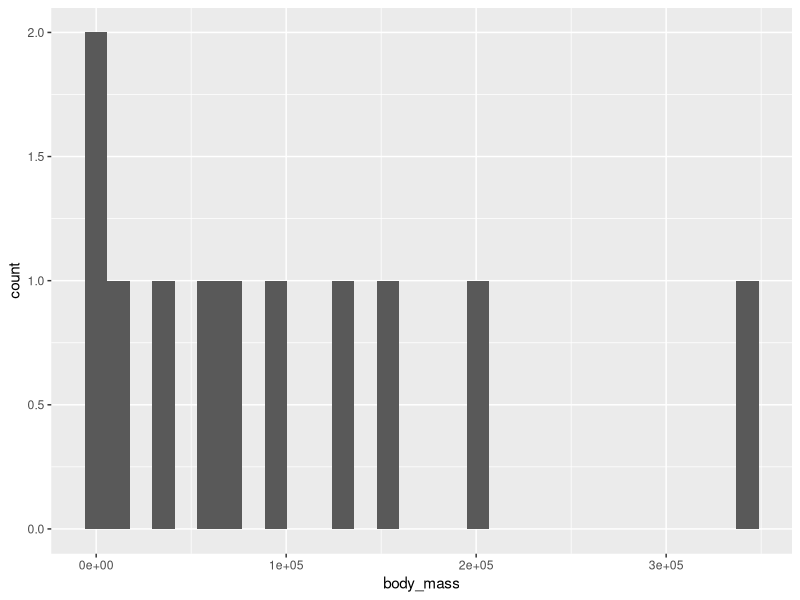
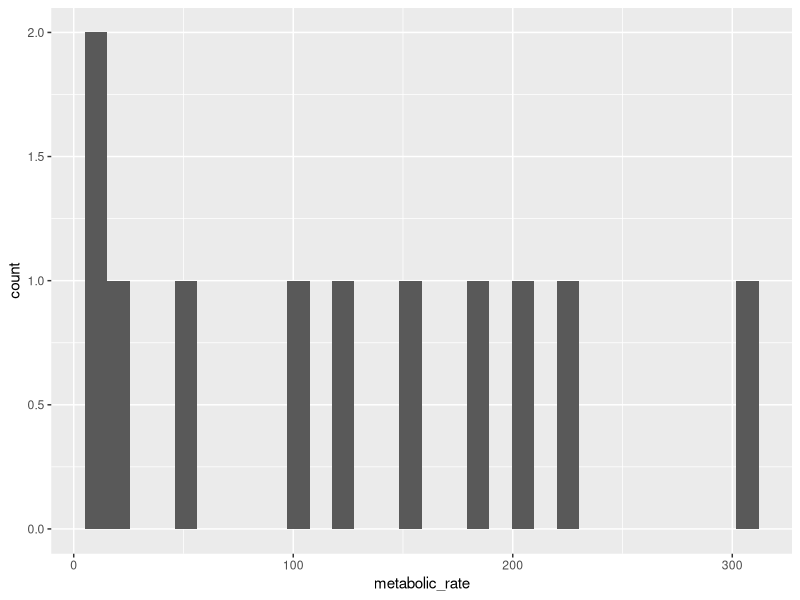
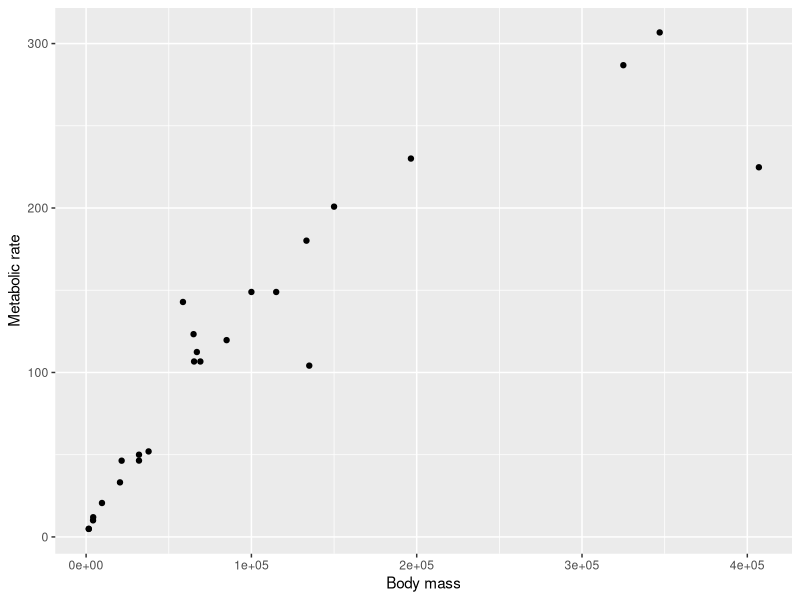
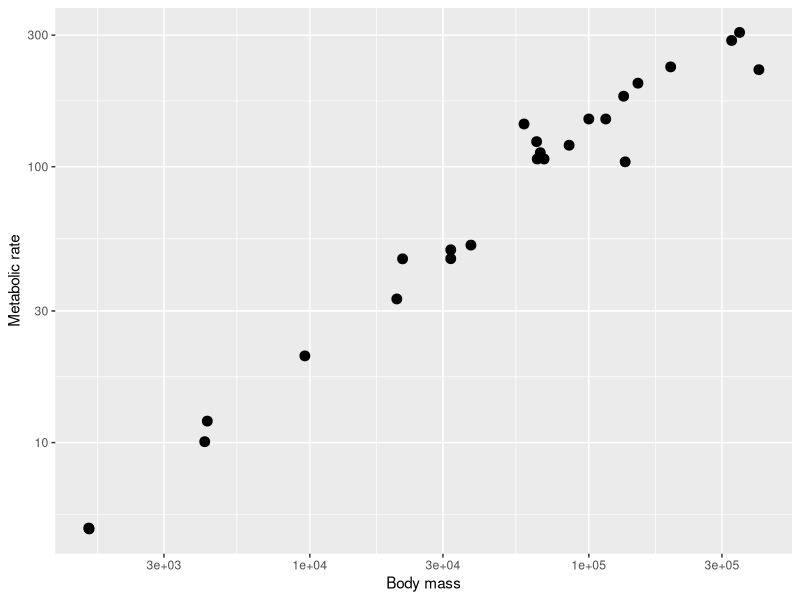
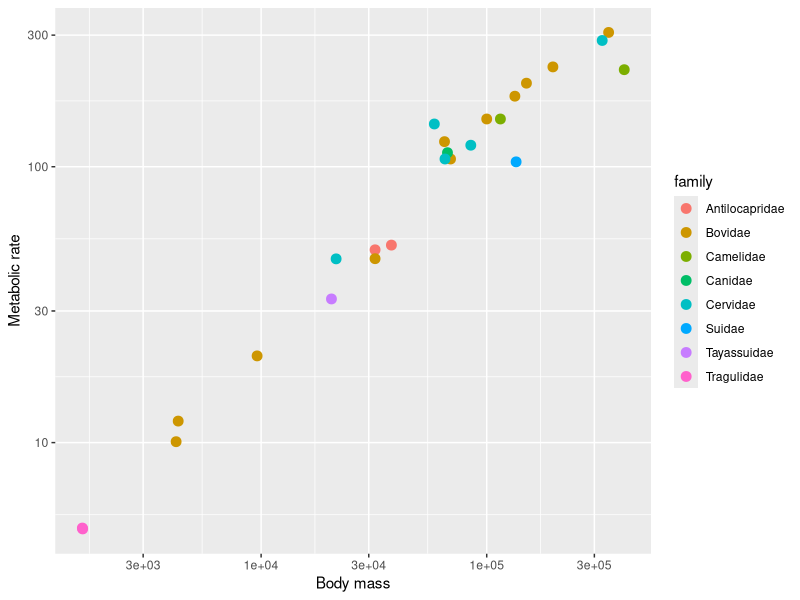
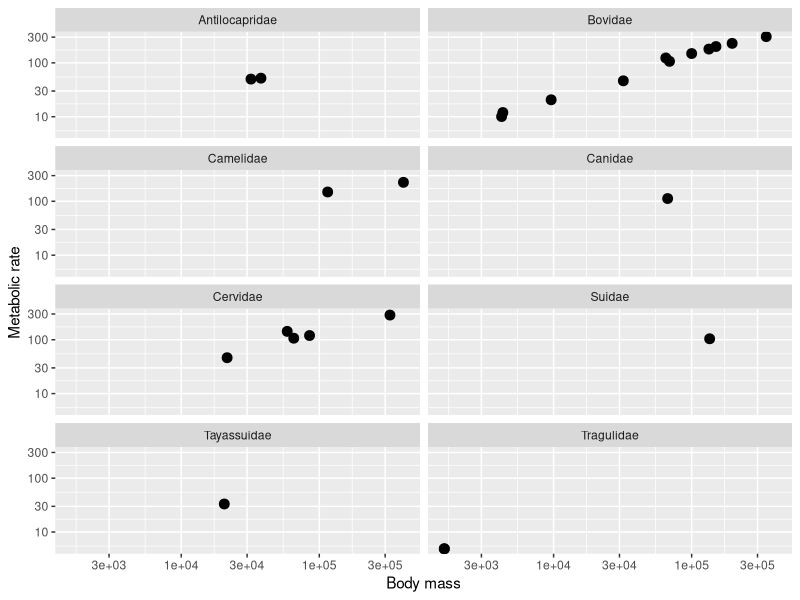
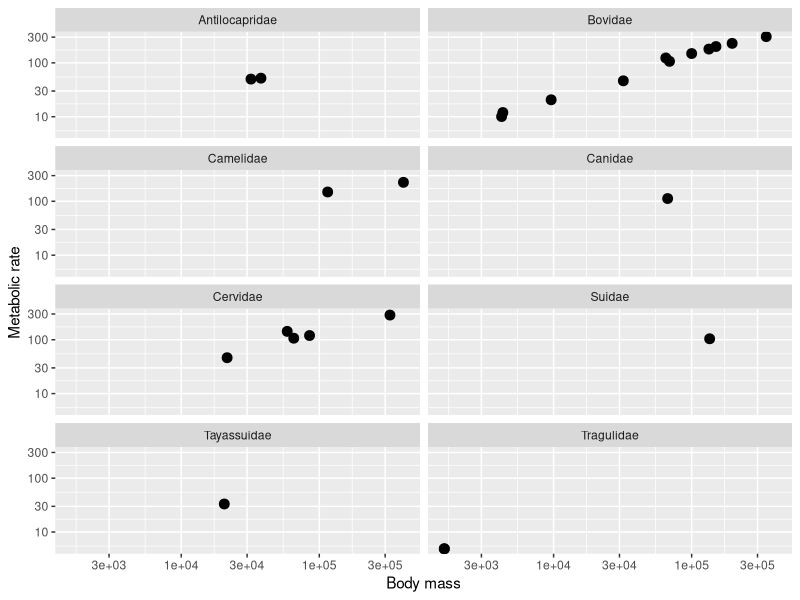
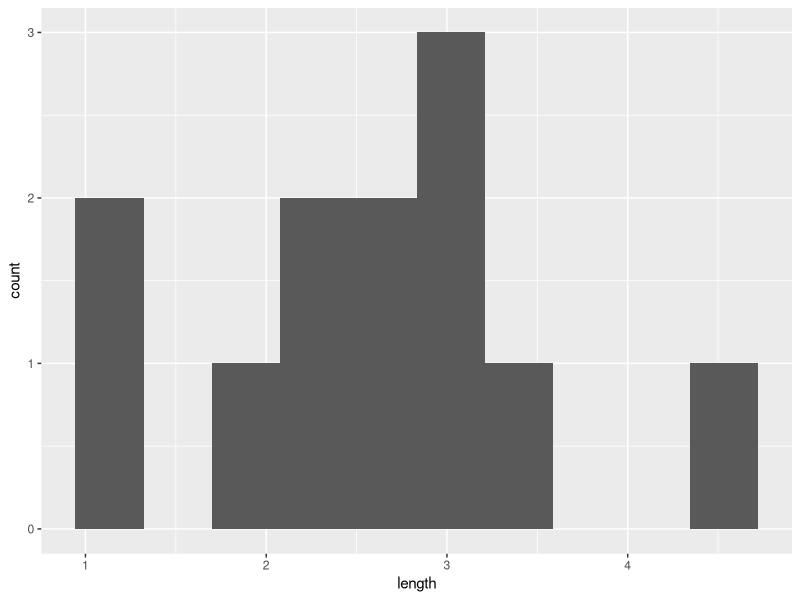

The R source for these figures, in order:
## ---- chunk 1
knitr::opts_chunk$set(echo = T, eval=T)
suppressMessages(library(tidyverse))
## ---- chunk 2
#install the tidyverse package here
#after you do this, you can comment the line so it doesn't reinstall this every time you knit your document.
#install.packages("tidyverse")
#then, load the tidyverse package here
library(tidyverse)
## ---- chunk 3
# type your code here
mass_metabolism<-read_csv("mass_metabolism.csv")
head(mass_metabolism)
## ---- chunk 4
# type your code here
dim(mass_metabolism)
## ---- chunk 5
# type your code here
is.tibble(mass_metabolism)
## ---- chunk 6
# type your code here
str(mass_metabolism)
## ---- chunk 7
# type your code here
mass_metabolism2<-mass_metabolism %>% mutate(family=factor(family))
levels(mass_metabolism2$family)
mass_metab_levels<-levels(mass_metabolism2$family)
## ---- chunk 8
# type your code here
summary(mass_metabolism)
summary(mass_metabolism2)
## ---- chunk 9
# type your code here
table(is.na(mass_metabolism2))
#the command above shows there are no missing data
mass_metab_na<-FALSE
## ---- chunk 10
range_mass<-diff(range(mass_metabolism2$body_mass))
range_mass_bovidae<-mass_metabolism %>% filter(family=="Bovidae") %>% summarise(range=diff(range(body_mass)))
## ---- chunk 11
mass_metabolism2 %>% filter(family=="Bovidae") %>% ggplot(aes(x=body_mass)) + geom_histogram()
## ---- chunk 12
range_metab<-mass_metabolism %>% summarise(range=diff(range(metabolic_rate)))
range_metab_bovidae<-mass_metabolism %>% filter(family=="Bovidae") %>% summarise(range=diff(range(metabolic_rate)))
range_metab
range_metab_bovidae
## ---- chunk 13

mass_metabolism2 %>% filter(family=="Bovidae") %>% ggplot(aes(x=metabolic_rate)) + geom_histogram()
## ---- chunk 14
ggplot(mass_metabolism2, aes(x=body_mass, y=metabolic_rate)) + geom_point() + ylab("Metabolic rate") + xlab("Body mass")

## ---- chunk 15
ggplot(mass_metabolism2, aes(x=body_mass, y=metabolic_rate)) + geom_point(size=3) + ylab("Metabolic rate") + xlab("Body mass") + scale_y_continuous(trans='log10') + scale_x_continuous(trans='log10')


## ---- chunk 16
ggplot(mass_metabolism2, aes(x=body_mass, y=metabolic_rate, color=family)) + geom_point(size=3) + ylab("Metabolic rate") + xlab("Body mass") + scale_y_continuous(trans='log10') + scale_x_continuous(trans='log10')
## ---- chunk 17
#type your code here
ggplot(mass_metabolism2, aes(x=body_mass, y=metabolic_rate)) + geom_point(size=3) + ylab("Metabolic rate") + xlab("Body mass") + scale_y_continuous(trans='log10') + scale_x_continuous(trans='log10') + facet_wrap(~family, ncol=2)

ggplot(mass_metabolism2, aes(x=body_mass, y=metabolic_rate)) + geom_point(size=3) + ylab("Metabolic rate") + xlab("Body mass") + scale_y_continuous(trans='log10') + scale_x_continuous(trans='log10') + facet_wrap(~family, ncol=2)
## ---- chunk 18
body_mass_summary<-mass_metabolism2 %>% group_by(family) %>% summarise(
  N=n(),
  Range_body_mass=diff(range(body_mass))
)
body_mass_summary
## ---- chunk 19
# type your code here
shrubs<-read_csv("shrub-volume-data.csv")
head(shrubs)
dim(shrubs)
str(shrubs)
shrubs2<-shrubs %>% mutate(site=factor(site), experiment=factor(experiment))
summary(shrubs)
summary(shrubs2)
## ---- chunk 20
#create shrubs3
shrubs3<-shrubs2 %>% na.omit()
#length
shrubs3 %>% ggplot(aes(x=length)) + geom_histogram(bins=10)
#width
shrubs3 %>% ggplot(aes(x=width)) + geom_histogram(bins=10)
# height
shrubs3 %>% ggplot(aes(x=height)) + geom_histogram(bins=10)
## ---- chunk 21
shrubs3_summ<-shrubs3 %>% group_by(experiment) %>% summarise(N=n(), Range_length=diff(range(length)), Range_width=diff(range(width), Range_height=diff(range(height))))
shrubs3_summ
## ---- chunk 22
#type your code here
shrubs4<-shrubs3 %>% mutate(area=width * length) %>% filter(height > 5) %>% arrange(length)
shrubs4
## ---- chunk 23
#type your code here
shrubs5<-shrubs3 %>% filter(height>4 & width>2)
shrubs5

## ---- chunk 24
#type your code here

shrubs6<-shrubs3 %>% filter(experiment ==1 | experiment == 2)

shrubs6
## ---- chunk 25
shrubs %>% filter(!is.na(height))
## ---- chunk 26
shrub_volumes<-shrubs %>% mutate(area=width*length, volume=length*width*height)
shrub_volumes
## ---- chunk 27
write_csv(shrub_volumes, file="shrub-volumes.csv")
